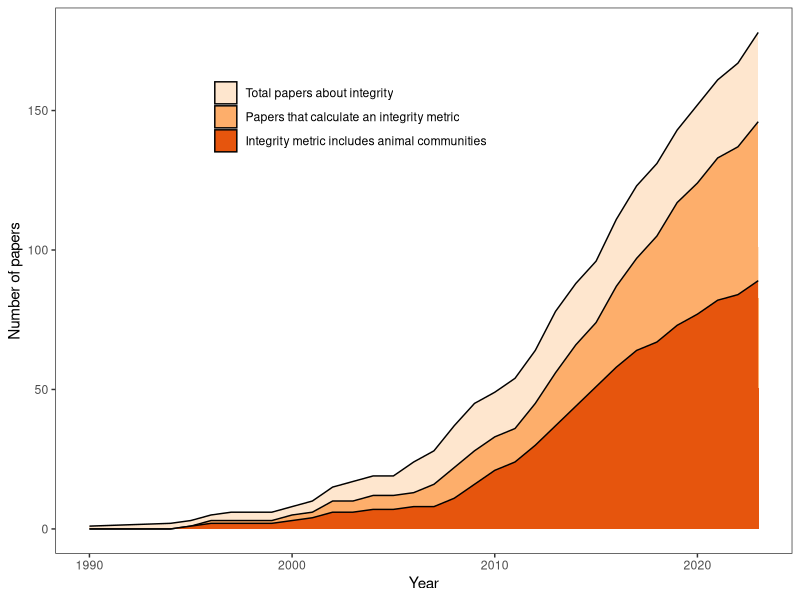
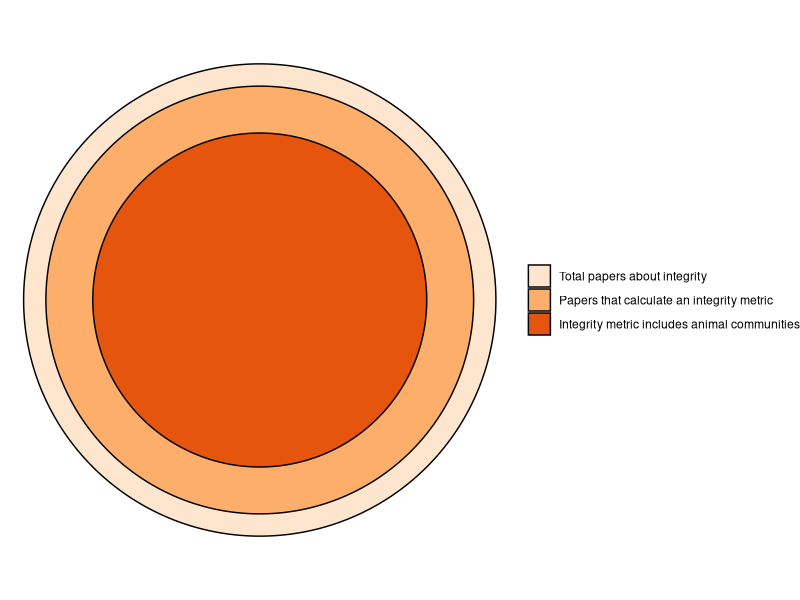
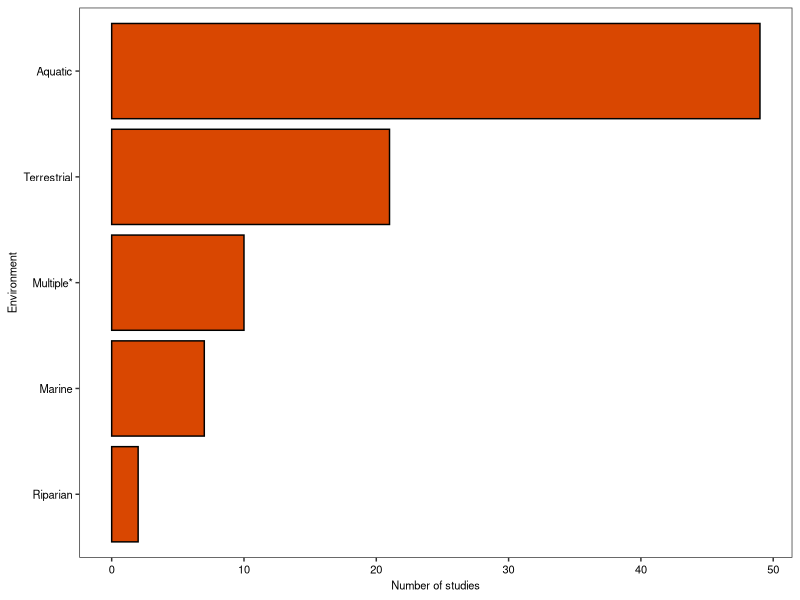
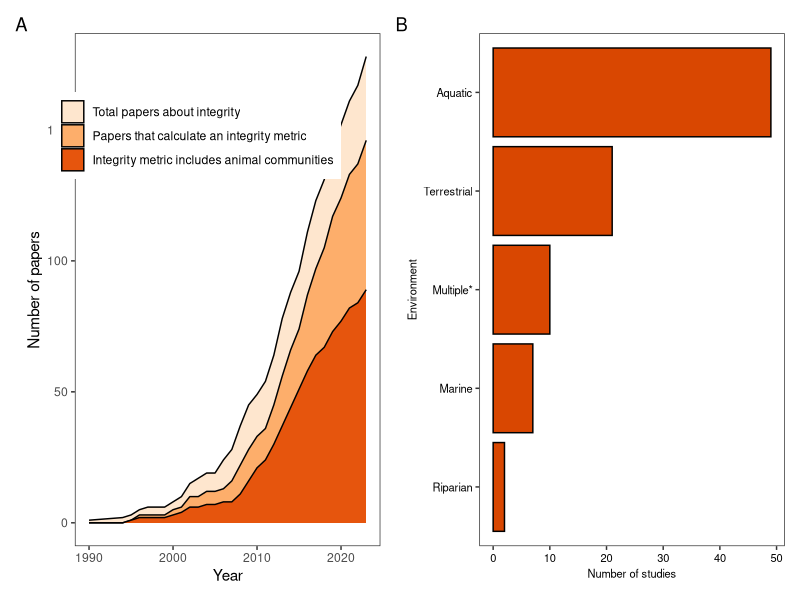
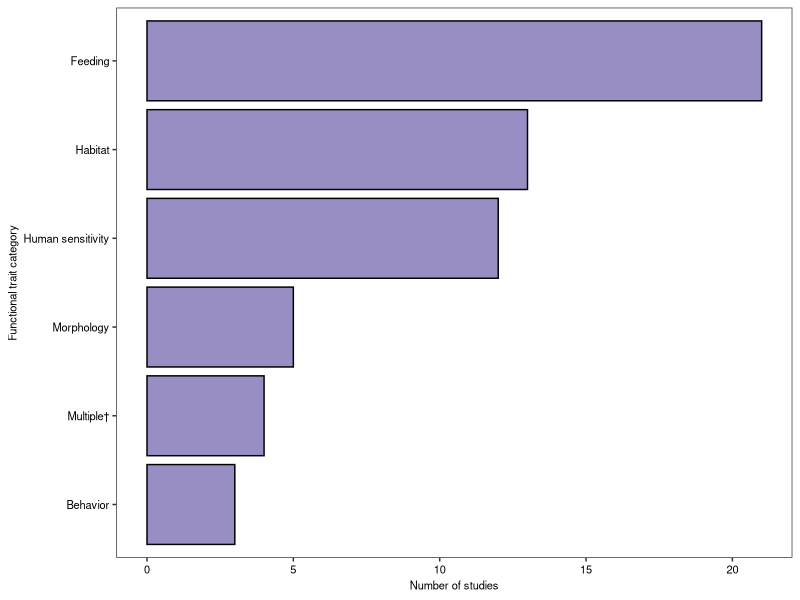
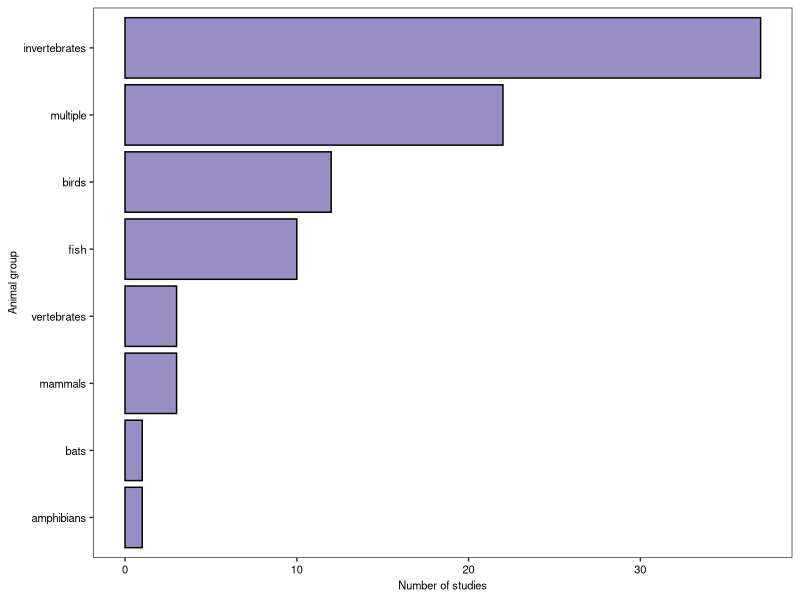
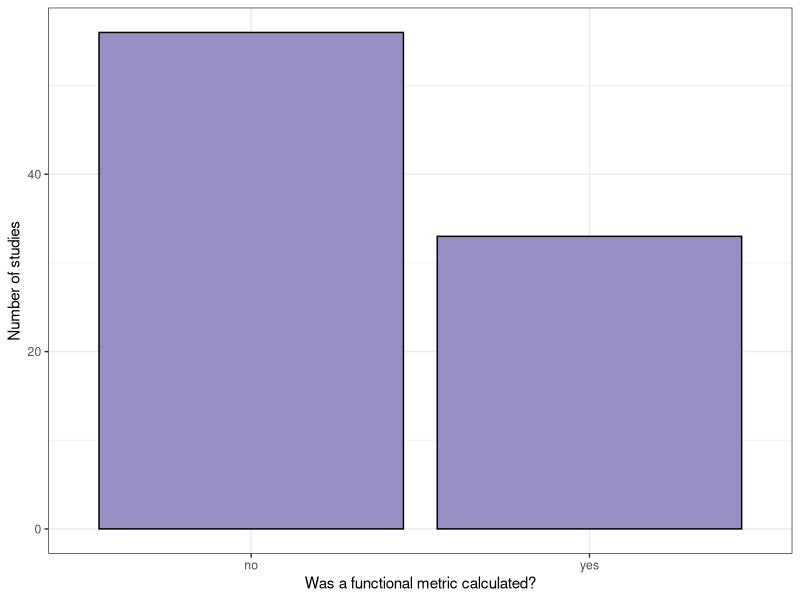
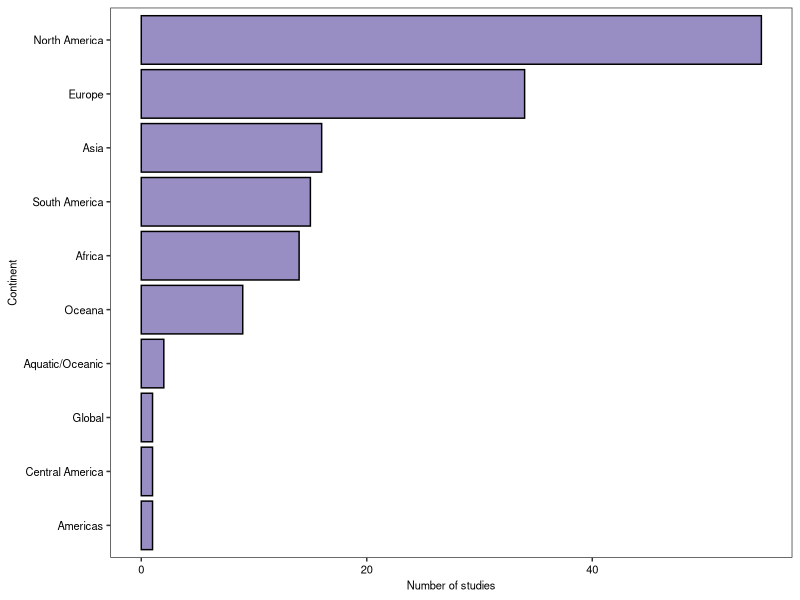

Generate these figures, in order, with R:

# load libraries
library(ggplot2)
library(readxl)
library(dplyr)
library(reshape2)
library(viridis)
library(RColorBrewer)
library(tidyverse)
library(here)
library(patchwork)
library(ggforce)

theme_set(theme_bw())
#import data
dat <- read.csv(here('data',
                     'Ecological integrity literature review - Sheet1.csv'))
## fix differences in data entry
dat2 <- dat %>%
  rename('about_integrity' = 'Is.the.paper.actually.about.ecological.integrity.',
         'integrity_calculated' = 'Is.integrity.actually.calculated.',
         'include_animals' = 'Does.metric.include.animals.',
         'animal_communities' = 'Does.metric.include.animal.communities.') %>%
  mutate(about_integrity = case_when(about_integrity %in% c("No", 'no', 'No - see notes',
                                                            'No- but see notes', "Maybe") ~ "No",
                                     about_integrity %in% c("Yes", 'yes', 'Yes-maybe', 'Yes- but note terms',
                                                            'Yes- but indirectly', "Yes- but see notes") ~ "Yes")) %>%
  mutate(integrity_calculated = case_when(integrity_calculated %in% c("-", "No", "Maybe","", 
                                                                      "no", "No- concept paper with examples?", 
                                                                      "No-  \"validation\" paper" , "No- \"validation\" paper",                              
                                                                      "No-\"validation\" paper","No- \"metric development\"- see notes",                 
                                                                       "No- concept paper with examples- see notes" ,           
                                                                       "No- \"validation paper\"- see notes" ,                  
                                                                       "No- \"review\" paper" ,                                 
                                                                       "No- concept paper with examples from a National Forest") ~ "No",
                                          integrity_calculated %in% c("yes","Yes","Yes/maybe","Yes/Maybe",
                                                                      "Yes- but see notes","Yes- note similar to above but link assumed") ~ "Yes")) %>%
  mutate(include_animals = case_when(include_animals %in% c("no", "No", "-", "No- see notes",
                                                            "", "Maybe") ~ "No", 
                                     include_animals %in% c("Yes", "yes") ~ "Yes")) %>%
  mutate(animal_communities = case_when(animal_communities %in% c("-", "no",
                                                                  "No", "no (?)", "") ~ "No",
                                        animal_communities %in% c("yes", "Yes", "yes??") ~ "Yes"))


# simplify data frame
#dat2 <- dat2[,c(6:8,10:11)]

# change chacater to integer
# dat2[dat2=="Yes"] <- 1
# dat2[dat2=="No"] <- 0
# dat2[is.na(dat2)] <- 0
# 
# dat2 <- dat2 %>%
#   mutate_if(is.character, as.numeric)
# 
# # get rid of nestedness
# dat2[,4][dat2[,5] == 1] <-0
# dat2[,3][dat2[,4] == 1] <-0
# dat2[,2][dat2[,3] == 1] <-0

# change to long format
# dat3 <- dat2 %>%
#   pivot_longer(cols = 2:5,
#                names_to = "variable",
#                values_to = "value")

# summarize by year
# dat4 <- dat3 %>% 
#   group_by(Year, variable) %>% 
#   summarise(sum=sum(value, na.rm = T)) %>%
#   mutate(variable = factor(variable, levels = c('about_integrity',
#                                                 'integrity_calculated',
#                                                 'include_animals',
#                                                 'animal_communities')))
# 
# 
# # plot
# (a <- dat4 %>%
#     arrange(variable) %>%
#     ggplot(aes(x = Year,
#                 y = sum,
#                 fill = variable)) +
#   geom_col(position = "stack") +
#   theme_bw() +
#   scale_fill_brewer(palette = "Oranges",
#                     labels = c('about_integrity' = "Is the paper about ecological integrity?",
#                                'integrity_calculated' = "Is ecological integrity calculated?",
#                                'include_animals' = "Does the integrity metric include animals?",
#                                'animal_communities' = "Does the integrity metric include animal communities?")) +
#   ylab("Number of papers") + xlab(NULL) +
#   theme(legend.position = c(0.3, 0.82),
#         legend.title = element_blank(),
#         axis.text = element_text(size=8, color="black"),
#         axis.title = element_text(size=8, color="black"),
#         legend.text = element_text(size=8, color="black"),
#         panel.grid = element_blank()))
# #a


# output to hi res
# tiff("integrity-litreview-11302023.tif",
#      res=500, width=6, height=4, units="in", compression="lzw")
# a
# dev.off()

dat3 <- dat2 %>%
  dplyr::select(Year, about_integrity, 
                integrity_calculated, animal_communities) %>%
  pivot_longer(about_integrity:animal_communities,
               names_to = "category",
               values_to = "value") %>%
  mutate(value = case_when(value == "No" ~ 0,
                   value == "Yes" ~ 1)) %>%
  group_by(Year, category) %>%
  summarise(sum = sum(value)) %>%
  ungroup() %>%
  arrange(category, Year) %>%
  group_by(category) %>%
  mutate(cs = cumsum(sum)) %>%
  ungroup() %>%
  mutate(category = factor(category, 
                           levels = c("about_integrity",
                                      "integrity_calculated",
                                      "animal_communities")))

(byyear <- ggplot(dat3, aes(x = Year, y = cs, fill = category)) +
  ylab("Number of papers") +
  xlab("Year") +
  geom_area(position = 'identity', color = "black") +
  scale_fill_brewer(palette = "Oranges",
                    labels = c('about_integrity' = "Total papers about integrity",
                               'integrity_calculated' = "Papers that calculate an integrity metric",
                               'animal_communities' = "Integrity metric includes animal communities")) +
  theme(legend.title = element_blank(),
        panel.grid = element_blank(),
        legend.position = c(0.4, 0.8)))
  

ggsave(filename = here('pictures',
                       'R',
                       'studies_by_year.jpg'),
       width = 7.25,
       height = 4,
       units = 'in')


# Another option ----------------------------------------------------------

dat5 <- dat2 %>%
  dplyr::select(about_integrity, integrity_calculated,
                animal_communities) %>%
  pivot_longer(1:3,
               names_to = "var",
               values_to = "value") %>%
  mutate(value = case_when(value == "No" ~ 0,
                           value == "Yes" ~ 1)) %>%
  group_by(var) %>%
  summarise(sum = sum(value)) %>%
  ungroup() %>% 
  mutate(var = factor(var, levels = c("about_integrity",
                                      "integrity_calculated", 
                                      "animal_communities"))) %>%
  mutate(r = sqrt(sum/pi),
         x0 = max(r)/2,
         y0 = r,
         x01 = 0,
         y01 = 0)

circle1 <- ggplot(dat5, aes(x0 = x0, y0 = y0, r = r, fill = var)) +
  geom_circle() +
  theme_void() +
  coord_fixed() +
  scale_fill_brewer(palette = "Oranges",
                    labels = c('about_integrity' = "Total papers about integrity",
                               'integrity_calculated' = "Papers that calculate an integrity metric",
                               'animal_communities' = "Integrity metric includes animal communities")) +
  theme(legend.title = element_blank(),
        legend.position = 'bottom')

ggsave(filename = here('pictures',
                       'R',
                       'studies_total_circles.jpg'),
       width = 7.25,
       height = 4.5,
       units = 'in')

ggplot(dat5, aes(x0 = x01, y0 = y01, r = r, fill = var)) +
  geom_circle() +
  theme_void() +
  scale_fill_brewer(palette = "Oranges",
                    labels = c('about_integrity' = "Total papers about integrity",
                               'integrity_calculated' = "Papers that calculate an integrity metric",
                               'animal_communities' = "Integrity metric includes animal communities")) +
  theme(legend.title = element_blank()) +
  coord_fixed()

ggsave(filename = here('pictures',
                       'R',
                       'studies_total_conccircles.jpg'),
       width = 7.25,
       height = 4.5,
       units = 'in')

# Other explorations ------------------------------------------------------

unique(dat$Environment)
unique(dat$Animal.groups)
unique(dat$Function.Metric)

#MAIN FIGURES
#Environmental bias
#types of traits
(env_plot <- dat %>%
  filter(Environment != "") %>%
  group_by(Environment) %>%
  tally() %>%
  ggplot(aes(x = reorder(Environment, n), y = n)) +
  geom_bar(stat = "identity", fill = '#d94701',color = "black") +
  labs(x = "Environment", y = "Number of studies") +
    scale_x_discrete(labels = c("aquatic" = "Aquatic",
                                "terrestrial" = "Terrestrial",
                                'multiple' = "Multiple*",
                                'marine' = "Marine",
                                "riparian" = "Riparian")) +
    coord_flip() +
  theme(axis.text = element_text(size=8, color="black"),
        axis.title = element_text(size=8, color="black"),
        legend.text = element_text(size=8, color="black"),
        panel.grid = element_blank()))

byyear + env_plot + 
  plot_annotation(tag_level = "A") 

ggsave(filename = here('pictures',
                       'R',
                       'year_env_combo.jpg'),
       width = 9.5,
       height = 4.5,
       units = 'in')

traits <- dat %>%
  separate_longer_delim(Function.notes, delim = ",") %>%
  dplyr::select(Function.notes) %>%
  filter(Function.notes != "") %>%
  mutate(Function.notes2 = case_when(Function.notes %in% c('feeding guilds',
                                                          'trophic position',
                                                          'trophic strategies',
                                                          'litter decompostion',
                                                          'trophic groups',
                                                          'foraging',
                                                          'feeding behaviors',
                                                          'feeding behaviours',
                                                          'feeding guild') ~ "Feeding",
                                    Function.notes %in% c('habitat', ' habitat', 'microhabitat',
                                                          'foraging locations', 
                                                          'habitat generalism',
                                                          'habitat functions', 
                                                          'habitat assoications',
                                                          'habitat associations',
                                                          'habitat use') ~ "Habitat",
                                    Function.notes %in% c('behavior', 'nesting',
                                                          'migration') ~ "Behavior",
                                    Function.notes %in% c('mobiility', 'morphology',
                                                          'body size') ~ "Morphology",
                                    Function.notes %in% c("pollution sensitivity", "sensitivity") ~ "Human sensitivity",
                                    Function.notes %in% c("functional diversity") ~ "Multiple\u2020"))

(trait_plot <- traits %>% 
  group_by(Function.notes2) %>%
  tally() %>%
  ggplot(aes(x = reorder(Function.notes2, n), y = n)) +
  geom_bar(stat = "identity", fill = "#998ec3", color = "black") +
    coord_flip() +
  labs(x = "Functional trait category", y = "Number of studies")+
    theme(axis.text = element_text(size=8, color="black"),
          axis.title = element_text(size=8, color="black"),
          legend.text = element_text(size=8, color="black"),
          panel.grid = element_blank()))

# b <- env_plot + trait_plot +
#   plot_annotation(tag_levels = "A")
# 
# ggsave(b,
#        filename = here('pictures',
#                        'R',
#                        'study_content.jpg'),
#        width = 6,
#        height = 2.5,
#        units = 'in')

# Supplementary plots -----------------------------------------------------

#animal groups
(animal_plot <- dat %>%
    filter(Animal.groups != "") %>%
    group_by(Animal.groups) %>%
    tally() %>%
    ggplot(aes(x = reorder(Animal.groups, n), y = n)) +
    geom_bar(stat = "identity", fill = "#998ec3", , color="black") +
    labs(x = "Animal group", y = "Number of studies") +
    coord_flip() +
    theme(axis.text = element_text(size=8, color="black"),
          axis.title = element_text(size=8, color="black"),
          legend.text = element_text(size=8, color="black"),
          panel.grid = element_blank()))

(metric_plot <- dat %>%
    filter(Function.Metric != "") %>%
    group_by(Function.Metric) %>%
    tally() %>%
    ggplot(aes(x = reorder(Function.Metric, -n), y = n)) +
    geom_bar(stat = "identity", fill = "#998ec3", , color="black") +
    labs(x = "Was a functional metric calculated?", y = "Number of studies"))
# Geography ---------------------------------------------------------------

dat_geo <- dat %>%
  mutate(Continent = case_when(Geography %in% c("eastern canada bogs",
                                                "USA", "northeastern USA swamps",
                                                'quebec urban ish', 'North America',
                                                'eastern canada', 'chesapeake bay',
                                                "N. America",
                                                'mid-atlantic states', 'great lakes coastal wetlands',
                                                'N. America- regional', 'N. America- forested',
                                                'N. America- estuary', "N. America- riparian",
                                                'N. America- wetland', "N. America- coastal",
                                                'prairies in alberta canada', 'forests in ohio',
                                                'streams in colorado basin') ~ "North America",
                               Geography %in% c('streams in zimbabwe', 'streams in ethiopian highlands',
                                                'nigeria', 'streams in ethiopia',
                                                "Africa", "Africa- riparian", 
                                                "Africa- terrestrial",
                                                'South Africa') ~ "Africa",
                               Geography %in% c("Asia", "south korea", "rivers in china",
                                                "Asia- aquatic") ~ "Asia",
                               Geography %in% c("Europe", "switzerland alpine areas",
                                                'streams in europe', 'streams in spain',
                                                'germany', 'scandanavia', 'Europe- agricultural',
                                                'Europe- terrestrial', "Europe- forested", 
                                                "Europe- aquatic", 'north portugal',
                                                'freshwater in turkey',
                                                'italy', 'german north sea') ~ "Europe",
                               Geography %in% c("pelagic ocean", 
                                                'aquatic') ~ "Aquatic/Oceanic",
                               Geography %in% c("Brazilian Atlantic forest", 
                                                'northern brazil', 'South America',
                                               'S. America- riparian',
                                                'S. America- forested',
                                               'temperate grasslands in uruguay') ~ "South America",
                               Geography == 'Central America' ~ "Central America",
                               Geography %in% c('freshwater streams in new south wales australia',
                                                'Australia', 'New Zealand', 
                                                'Oceana', 'Oceana- intertidal',
                                                "Australia- riparian", "australia",
                                                'Oceana- coastal') ~ "Oceana",
                               Geography == "Global" ~ "Global",
                               Geography == "The Americas" ~ "Americas",
                               TRUE ~ NA_character_))

(geography_plot <- dat_geo %>%
  filter(Geography != "") %>%
  group_by(Continent) %>%
  tally() %>%
  ggplot(aes(x = reorder(Continent, n), y = n)) +
    geom_bar(stat = 'identity', fill = "#998ec3", color="black") +
  labs(x = "Continent", y = "Number of studies") +
    coord_flip()+
    theme(axis.text = element_text(size=8, color="black"),
          axis.title = element_text(size=8, color="black"),
          legend.text = element_text(size=8, color="black"),
          panel.grid = element_blank()))

metric_plot + trait_plot + animal_plot + geography_plot +
  plot_annotation(tag_levels = "A") +
  plot_layout(ncol = 2)

ggsave(filename = here('pictures',
                       'R',
                       'supp_review_fig.jpg'),
       width = 7,
       height = 4,
       units = 'in')
